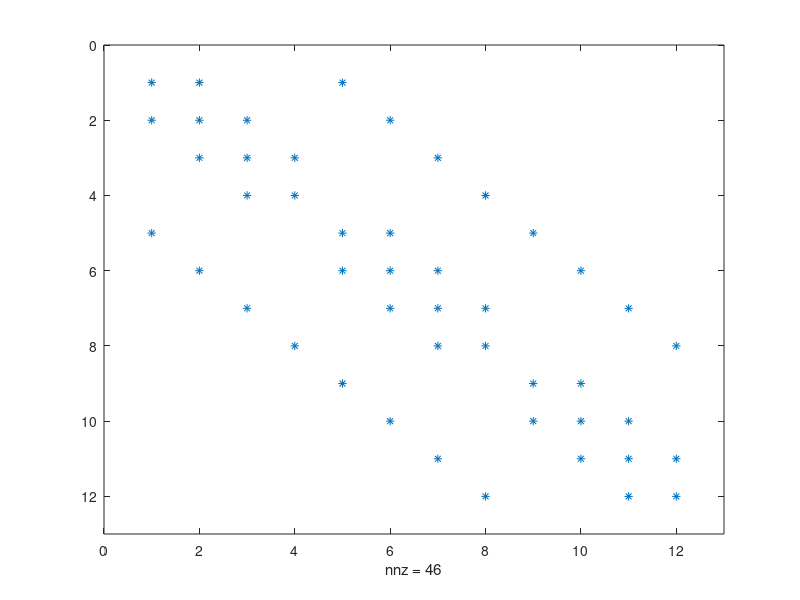

This chart was generated by the following MATLAB code:

%% Grid for the example in the nodes
h = 0.1;
Nx = 3;  hx = h;  x1 = hx*[1:Nx]';
Ny = 4;  hy = h;  y1 = hy*[1:Ny]';

%% form a 2D grid
% then "stretch" it into 2 vectors for x and y
[xx,yy] = meshgrid(x1,y1);
x = xx(:); y = yy(:);
% note the ordering: sweeps upward in y first (see figure in notes)
% mostly we try to avoid thinking about this sort of detail.
[x(1) y(1)]
[x(2) y(2)]


e = ones(Nx,1);
Dx = spdiags([e  -2*e  e], [-1 0 1], Nx, Nx);
%Dx(1,end) = 1;  Dx(end,1) = 1;  % periodic BCs
Dx = 1/hx^2 * Dx;
Ix = speye(size(Dx));

e = ones(Ny,1);
Dy = spdiags([e  -2*e  e], [-1 0 1], Ny, Ny);
%Dy(1,end) = 1;  Dy(end,1) = 1;  % periodic BCs
Dy = 1/hy^2 * Dy;
Iy = speye(size(Dy));

%% Kronecker products to build 2D operators
% meshgrid order (correct thing here is dependent on the ordering
% chosen by meshgrid and (:))
Dxx = kron(Dx, Iy);
Dyy = kron(Ix, Dy);

% if you use ndgrid (instead of meshgrid)
%Dxx = kron(Iy, Dx);
%Dyy = kron(Dy, Ix);

L = Dxx + Dyy;

I = speye(size(L));

figure(1); clf;
spy(L)
% reproduce matrix in lectures
h^2*full(Dx)
h^2*full(Dxx)
h^2*full(Dy)
h^2*full(Dyy)
h^2*full(L)
